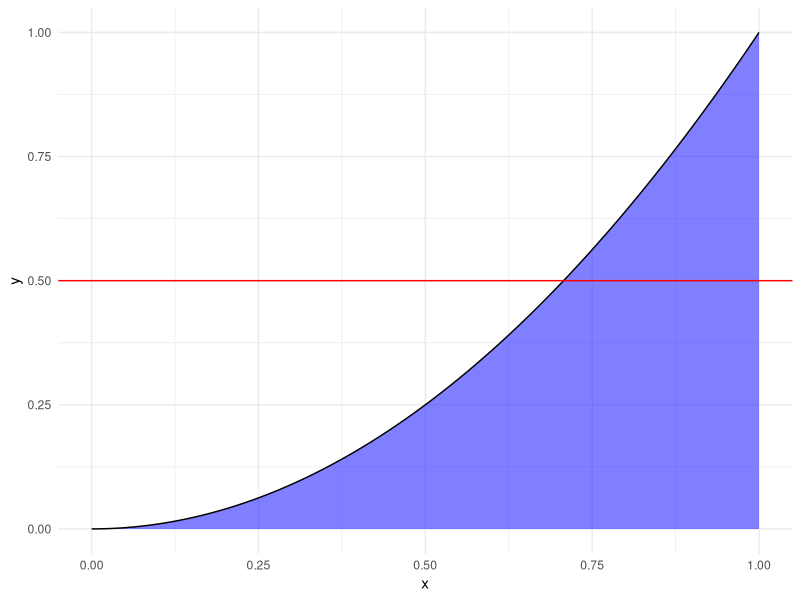
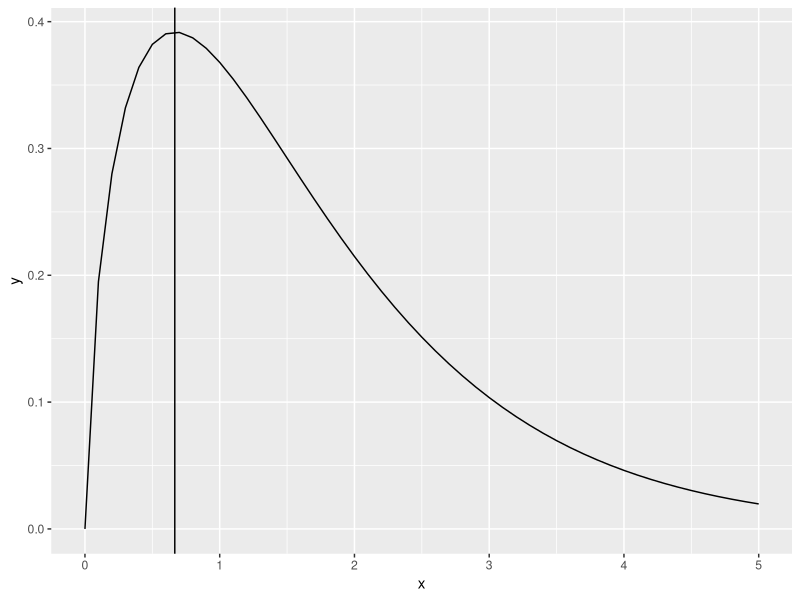
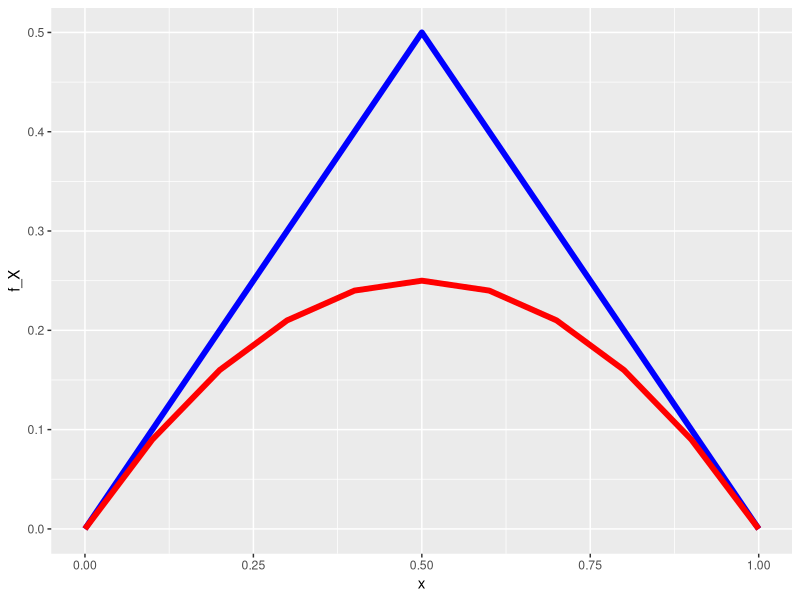
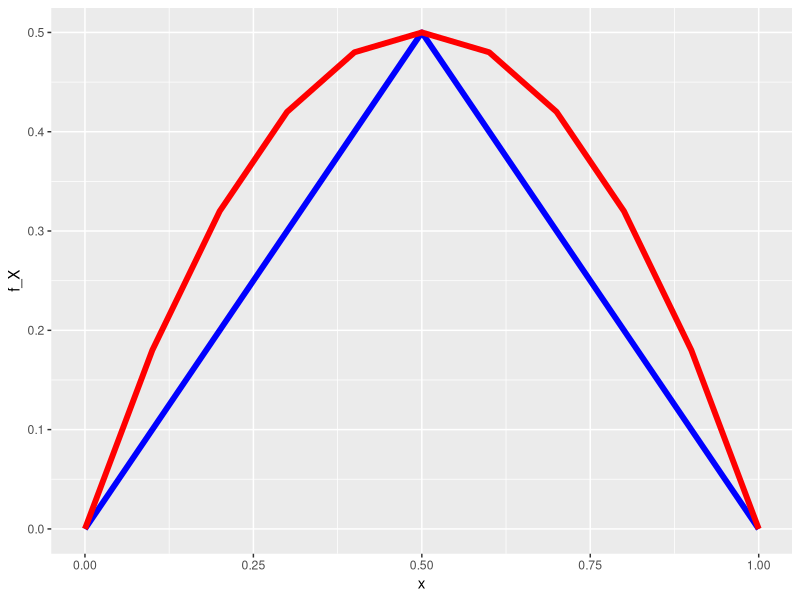
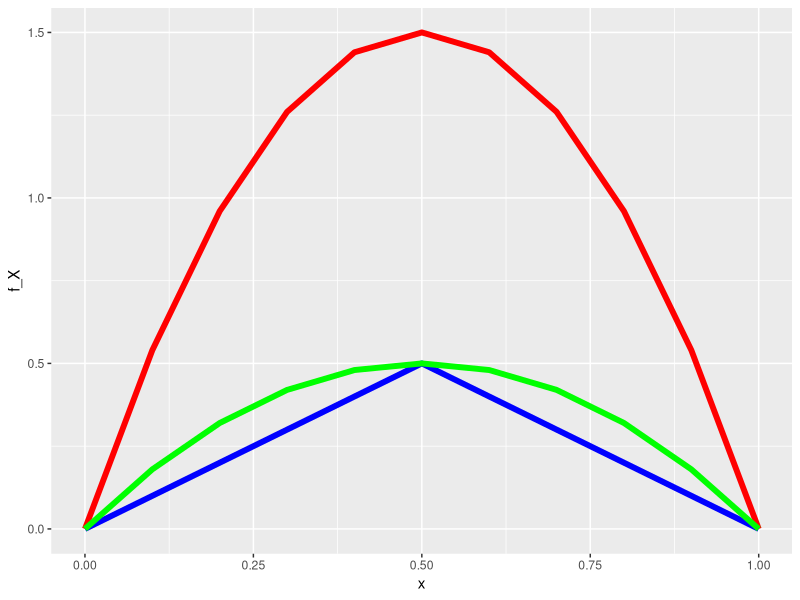
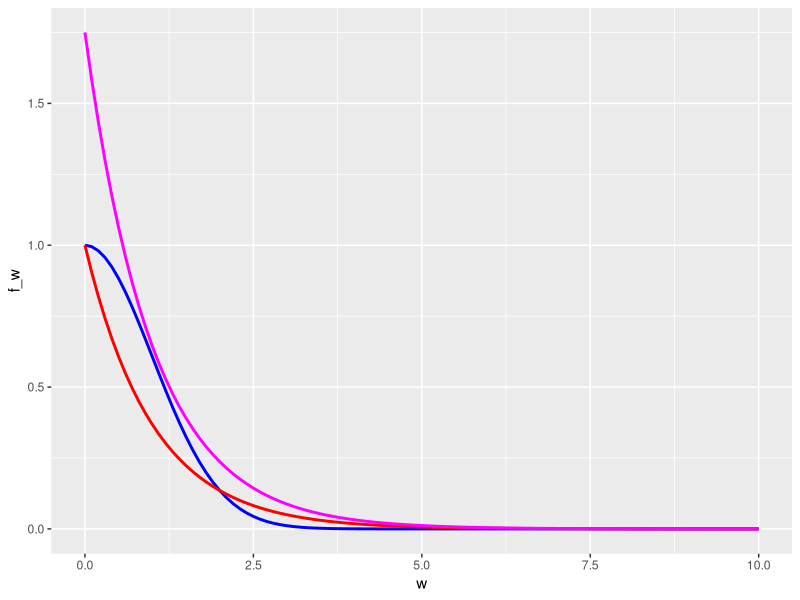

The R source for these figures, in order:
## ---- chunk 1
library(knitr)
opts_chunk$set(echo = TRUE)
#Color Format
colFmt = function(x,color){
  outputFormat = opts_knit$get("rmarkdown.pandoc.to")
  if(outputFormat == 'latex')
    paste("\\textcolor{",color,"}{",x,"}",sep="")
  else if(outputFormat == 'html')
    paste("<font color='",color,"'>",x,"</font>",sep="")
  else
    x
}
#Box Format
boxFmt = function(x){
  outputFormat = opts_knit$get("rmarkdown.pandoc.to")
  if(outputFormat == 'latex')
    paste("\\fbox{",x,"}")
  else if(outputFormat == 'html')
    paste("<span class=\"boxed\">",x,"</span>")
  else
    x
}
boxed <- boxFmt
## ---- chunk 2
library(tidyverse)
library(readxl)
## ---- chunk 3
set.seed(12345)
## ---- chunk 4
x<-seq(0, 1, 0.01)
y<-x^2

ggplot()+geom_density(data=NULL, aes(x=x, y=y), stat="identity", fill="blue", alpha=0.5)+theme_minimal()+geom_hline(aes(yintercept=0.5), col="red")
## ---- chunk 5
set.seed(12345)
ar_test <- function() { a <- FALSE
  while (!a) {
  p <- runif(2) # draw uniformly from $[0, 1]^2$
  a <- (p[2]<=p[1]^2) } #tests if y<x^2
  return(p) }

xy_values<-replicate(10^5, ar_test())

#count the number of y values that are greater or equal to 0.5, and divide by total points sampled
length(which(xy_values[2,]>=0.5))/dim(xy_values)[2]
## ---- chunk 6
tibble(
  x=seq(0, 5, by=0.1),
  y=x^(2/3) * exp(-x)
) %>% ggplot(aes(x=x, y=y))+geom_line()+geom_vline(aes(xintercept=2/3))
## ---- chunk 7
p <- c(runif(1), runif(1) * 1 / 2)
## ---- chunk 8
set.seed(12345)
#my function ar does this sampling!
ar_p4 <- function() { a <- FALSE
  while (!a) {
  p <- c(runif(1), runif(1) * 1 / 2) # draw uniformly from $[0, 1]^2$
  a <- (p[2]<=p[1]^2*(1-p[1]))} #tests if y<x^2(1-x)
  return(p) }
## ---- chunk 9
set.seed(12345)
draws<-replicate(1000, ar_p4())
#this returns the mean of all the x's
mean(draws[1,])
#this returns the SE estimate
sd(draws[1,])/sqrt(dim(draws)[2])
## ---- chunk 10
#mean of all the y's
mean(draws[2,])
#this returns the SE estimate
sd(draws[2,])/sqrt(dim(draws)[2])
## ---- chunk 11
set.seed(12345)
ar_p5 <- function() { a <- FALSE
  while (!a) {
  p <-c(runif(1, min=0, max=1), runif(1, min=0, max=4/27)) # draw uniformly from rectangle
  a <- (p[2]<=p[1]^2*(1-p[1]))} #tests if y<x^2(1-x)
  return(p) }

xys<-replicate(1000, ar_p5())

mean(xys[1,])
sd(xys[1,])/sqrt(dim(xys)[2])
## ---- chunk 12
set.seed(12345)

ar_unitcirc<-function(){
  a <- FALSE
  while (!a) {
  V1_V2 <-c(2*runif(1)-1, 2*runif(1)-1) # draw uniformly from [-1, 1]^2
  a <- (sum(V1_V2^2)<=1)} #tests if y<x^2(1-x)
  return(V1_V2) }

#returns one value
ar_unitcirc()
## ---- chunk 13
set.seed(12345)
#generate points from inside unit circle
unit_circ_pts<-replicate(1000, ar_unitcirc())

#returns the distances from origin for each xy pair
dists<-apply(unit_circ_pts, MARGIN=2, FUN=function(p){sqrt(sum(p^2))})

#mean dist
mean(dists)

#sd dists
sd(dists)/sqrt(length(dists))
## ---- chunk 14
#helper functions for the two densities in question
f_t<-function(t){exp(-2*t)}
f_w<-function(w){ifelse(w<=1, exp(-2), exp(-2*w))}

#ar function that draws from f_w with 
ar_draw_fw<-function(){
  a<-FALSE
  while(!a){
    t<-rexp(1,rate=2)
    u<-runif(1)
    a<- (u <= f_w(t)/f_t(t))
  }
  return(t)
}
## ---- chunk 15
set.seed(12345)
#10^5 draws from this distribution
fw_draws<-replicate(10^5, ar_draw_fw())

#mean draw
mean(fw_draws)

#sd draws
sd(fw_draws)/sqrt(length(fw_draws))
## ---- chunk 16
tibble(
  x = seq(0, 1, by = 0.1),
  f_X = x * (x >= 0) * (x < 0.5) + (1 - x) * (x >= 0.5) * (x <= 1),
  g = x * (1 - x)
) %>%
  ggplot() +
    geom_line(aes(x, f_X), lwd = 2, color = "blue") +
    geom_line(aes(x, g), lwd = 2, color = "red")
## ---- chunk 17
tibble(
  x = seq(0, 1, by = 0.1),
  f_X = x * (x >= 0) * (x < 0.5) + (1 - x) * (x >= 0.5) * (x <= 1),
  g = 2 * x * (1 - x)
) %>%
  ggplot() +
    geom_line(aes(x, f_X), lwd = 2, color = "blue") +
    geom_line(aes(x, g), lwd = 2, color = "red")
## ---- chunk 18
tibble(
  x = seq(0, 1, by = 0.1),
  f_X = x * (x >= 0) * (x < 0.5) + (1 - x) * (x >= 0.5) * (x <= 1),
  g = dbeta(x, 2, 2), 
  g_trans= dbeta(x, 2, 2)/3
) %>%
  ggplot() +
    geom_line(aes(x, f_X), lwd = 2, color = "blue") +
    geom_line(aes(x, g), lwd = 2, color = "red") +
    geom_line(aes(x, g_trans), lwd = 2, color = "green")
## ---- chunk 19
#helper functions
f_x<-function(x){x * (x >= 0) * (x < 0.5) + (1 - x) * (x >= 0.5) * (x <= 1)}

X_ar<-function(){
  a<-FALSE
  while(!a){
    #randomly sample T from beta distribution
    t<-rbeta(1,2,2)
    #get the associated height on the beta distribution for T
    associated_y<-dbeta(t, 2, 2)
    #calculate C, the height on the transformed density with tighter ub
    C=(associated_y/3)
    #draw random uniform to compare to
    u<-runif(1)
    #test if we pass unif threshold with the y/3 as comparison
    a<- (u <= f_x(t)/C)
  }
  return(t)
}
## ---- chunk 20
set.seed(12345)
samps<-replicate(1000, X_ar())
#estimate prob X<=0.25
mean(samps<=0.25)
#estimate sd of prob
sd(samps<=0.25)/sqrt(length(samps))
## ---- chunk 21
tibble(
  w = seq(0, 10, by = 0.1),
  f_w = exp(-(w^2)/2),
  g = dexp(w, rate=1),
  g_trans=1.75*dexp(w, rate=1)
) %>%
  ggplot() +
    geom_line(aes(w, f_w), lwd = 1, color = "blue") +
    geom_line(aes(w, g), lwd = 1, color = "red") +
    geom_line(aes(w, g_trans), lwd = 1, color = "magenta")
## ---- chunk 22
#helper function
f_w<-function(w){exp(-w^2/2)}

ar_w<-function(){
  a<-FALSE
  while(!a){
    #randomly sample from expdist
    w<-rexp(1, rate=1)
    #get the associated height on the beta distribution
    associated_y<-dexp(w, rate=1)
    #calculate C, which upper bounds f_w
    C=1.75*associated_y
    #draw random uniform to compare to
    u<-runif(1)
    #test if we pass unif threshold with the y/3 as comparison
    a<- (u <= f_w(w)/(C))
  }
  w
}
## ---- chunk 23
set.seed(12345)
ws<-replicate(1000, ar_w())
#prob that W <= 2
mean(ws<=2)
#sd
sd(ws<=2)/sqrt(length(ws))
